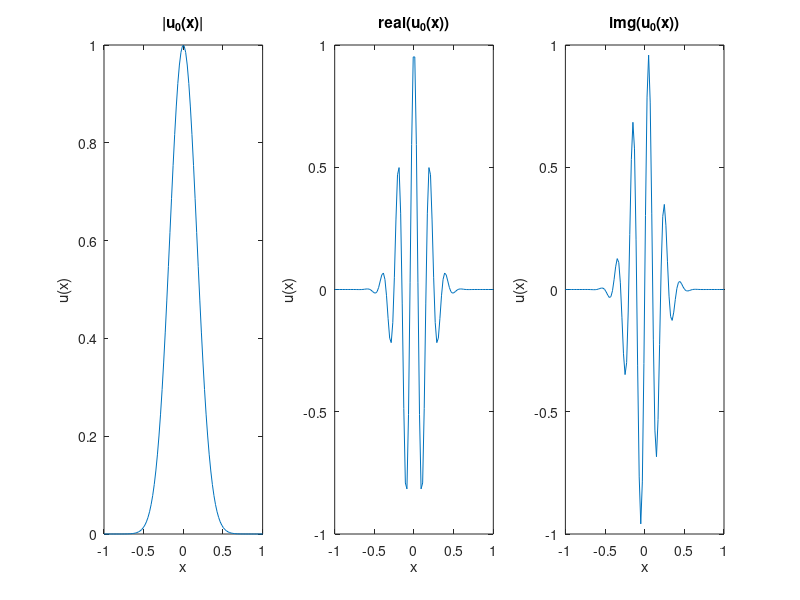

Write the MATLAB code that produced this figure. (Note: this script raises an error after producing the figure.)
%% title: WKB expasion
%% date: 2018-07-21
%% author: [UmbertoB , AlejandroA , EnriqueZ ]
% In the particular case under analysis, the construction that we obtain is then applied to the study 
% $$\alpha$$ of controllability properties for the one dimensional fractional Schrodinger equation.

%%
% With highly oscillatory initial datum

Nx = 100;
L = 1;
hx = (2*L)/(Nx+1);
%%
% Now, we can be define the function_handle u0, from before data.
x0 = 0;
fr = pi^2/16;
gamma = hx^(-0.9);
%%
u0 = @(x) exp(-0.5*gamma*(x-x0).^2).*exp(1i*fr*x/hx);
%%
% Can see the representation of initial Datum 
fig = gcf;
set(gcf,'Units','pixels','Position',[427 306 712 284])
%
x = -L:hx:L;
%
subplot(1,3,1)
plot(x,abs(u0(x)))
title('|u_0(x)|')
xlabel('x'); ylabel('u(x)');
%
subplot(1,3,2)
plot(x,real(u0(x)))
title('real(u_0(x))')
xlabel('x'); ylabel('u(x)');

%
subplot(1,3,3)
plot(x,imag(u0(x)))
title('img(u_0(x))')
xlabel('x'); ylabel('u(x)');
%
format_plot(fig)

%% Solution for s = 1/2 
% To solve this equation, Need define the next parameters;
s   = 0.5  % Laplacian Order
L          % x in (-L , L)
Nx         % Number of points in space
T   = 5    % Final time
%%
% And u0 is the function_handle, that have showed before. Now call the function fractional_schr to solve the equation.
[x,t,u] = fractional_schr(s,L,Nx,T,u0);
%%
% Obtain the in u variable. Now we can see a graphical interpretation
[X ,T] = meshgrid(x,t);
%
clf
mesh(X,T,u');
format_plot(gcf);view(0,90)
xlabel('x'); ylabel('t'); title('Ray Evolution');
%% 
% For last, if you type "animation(x,t,u)", in MATLAB console. You can see the evolution in time of this wave.

%%
% ![$$u(t)$$ function](extra-data/wave.gif)

